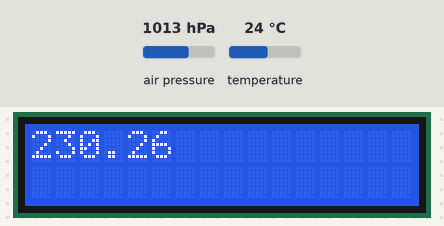
Bench run of a sketch on a simulated Arduino Uno, built with avr-gcc and run on an emulated ATmega328P. Shown: 16×2 character LCD. Inputs (shaded band) come from the test bench; at power-on: air pressure 1013 hPa, temperature 24 °C. What the sketch prints to the serial monitor is not drawn.

Above: at 1.2 s.
1.3 s: air pressure set to 1025 hPa
At 1.49 s:
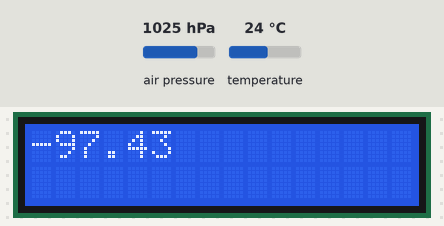
2.8 s: air pressure set to 952 hPa
At 3.07 s:
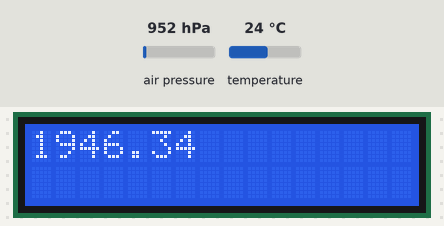
4.4 s: air pressure set to 1000 hPa
At 4.65 s:
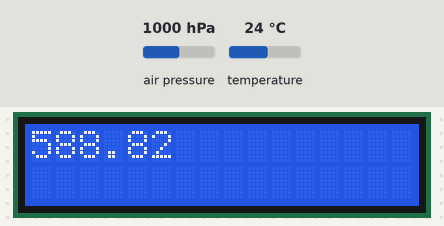
8.9 s: air pressure set to 1048 hPa
At 11.34 s:
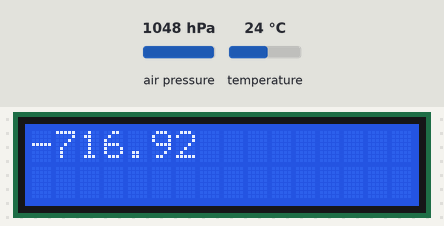
Timing chart, 0 to 11.5 s (numbered marks = the images above; inputs shaded):
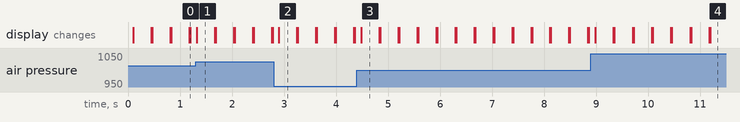

The sketch:

BMP-280.ino
```cpp
// BMP280 Sketch
// V1.0

#include <Wire.h>
#include <SPI.h>
#include <Adafruit_BMP280.h>
#include <LiquidCrystal.h>

Adafruit_BMP280 bmp; // use I2C interface
Adafruit_Sensor *bmp_temp = bmp.getTemperatureSensor();
Adafruit_Sensor *bmp_pressure = bmp.getPressureSensor();
LiquidCrystal lcd(7, 8, 9, 10, 11, 12);

void setup() {
   lcd.begin(16, 2);
  Serial.begin(9600);
  Serial.println(F("BMP280 Sensor event test"));

  if (!bmp.begin(0x76)) {
    Serial.println(F("Could not find a valid BMP280 sensor, check wiring!"));
    while (1) delay(10);
  }

  /* Default settings from datasheet. */
  bmp.setSampling(Adafruit_BMP280::MODE_NORMAL,     /* Operating Mode. */
                  Adafruit_BMP280::SAMPLING_X2,     /* Temp. oversampling */
                  Adafruit_BMP280::SAMPLING_X16,    /* Pressure oversampling */
                  Adafruit_BMP280::FILTER_X16,      /* Filtering. */
                  Adafruit_BMP280::STANDBY_MS_500); /* Standby time. */

  bmp_temp->printSensorDetails();
}

void loop() {
  sensors_event_t temp_event, pressure_event;
  bmp_temp->getEvent(&temp_event);
  bmp_pressure->getEvent(&pressure_event);

  Serial.print(F("Temperature = "));
  Serial.print(temp_event.temperature*(1.8)+32);
  Serial.println(" *F");

  Serial.print(F("Pressure = "));
  Serial.print(pressure_event.pressure);
  Serial.println(" hPa");

  Serial.print(F("Approx altitude = "));
    Serial.print(bmp.readAltitude(1021.42)*3.3); /* Adjusted to local forecast! */
    Serial.println(" ft");
    lcd.print(bmp.readAltitude(1021.42)*3.3);

  //Serial.println();
  delay(100);
  lcd.clear();
}
```

Measured:
- after the input at 1.3 s, the display: changes at once (image 1)
- after the input at 2.8 s, the display: changes after 0.10 s (image 2)
- after the input at 4.4 s, the display: changes after 0.09 s (image 3)
- after the input at 8.9 s, the display: changes after 0.09 s (image 4)
